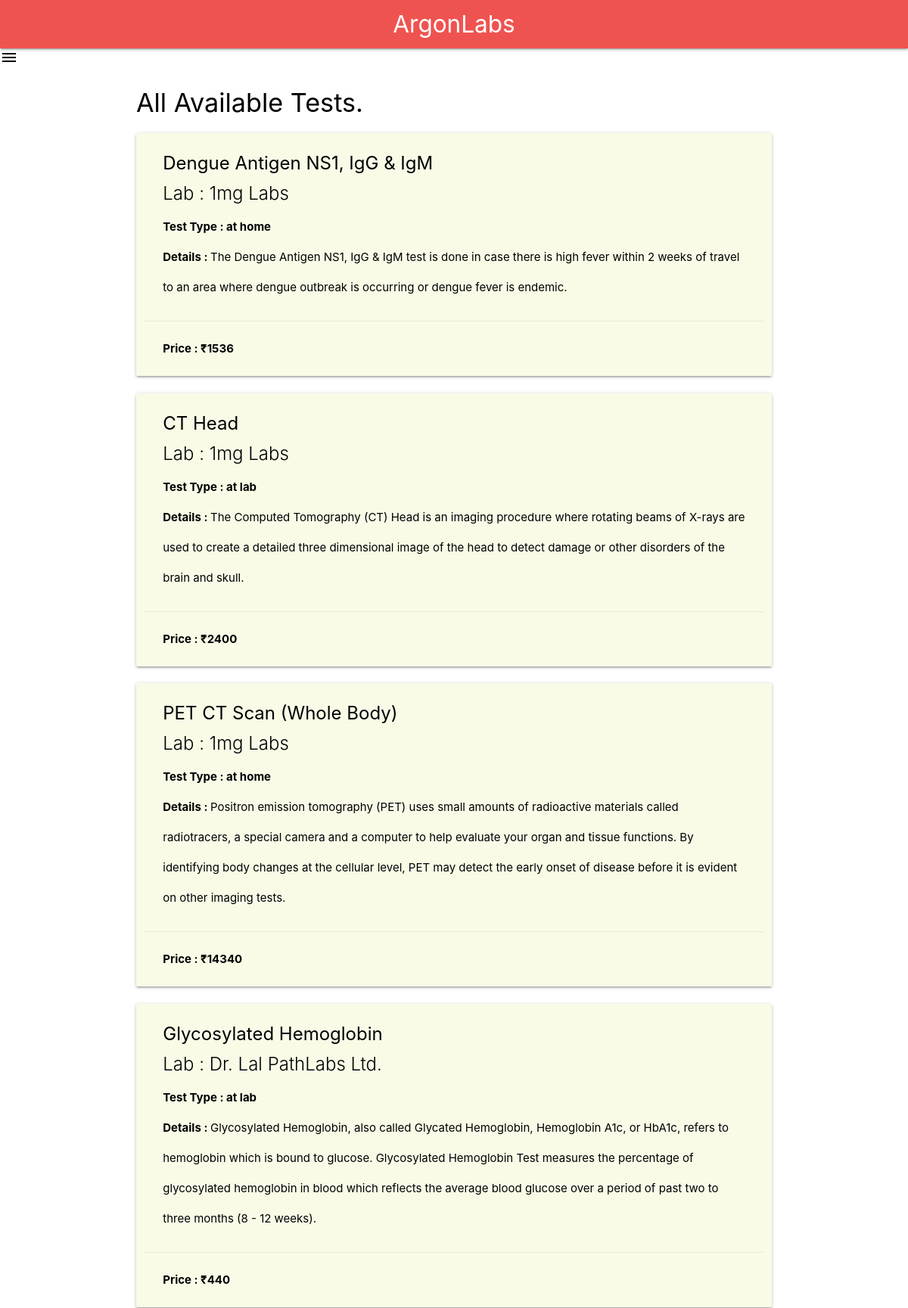
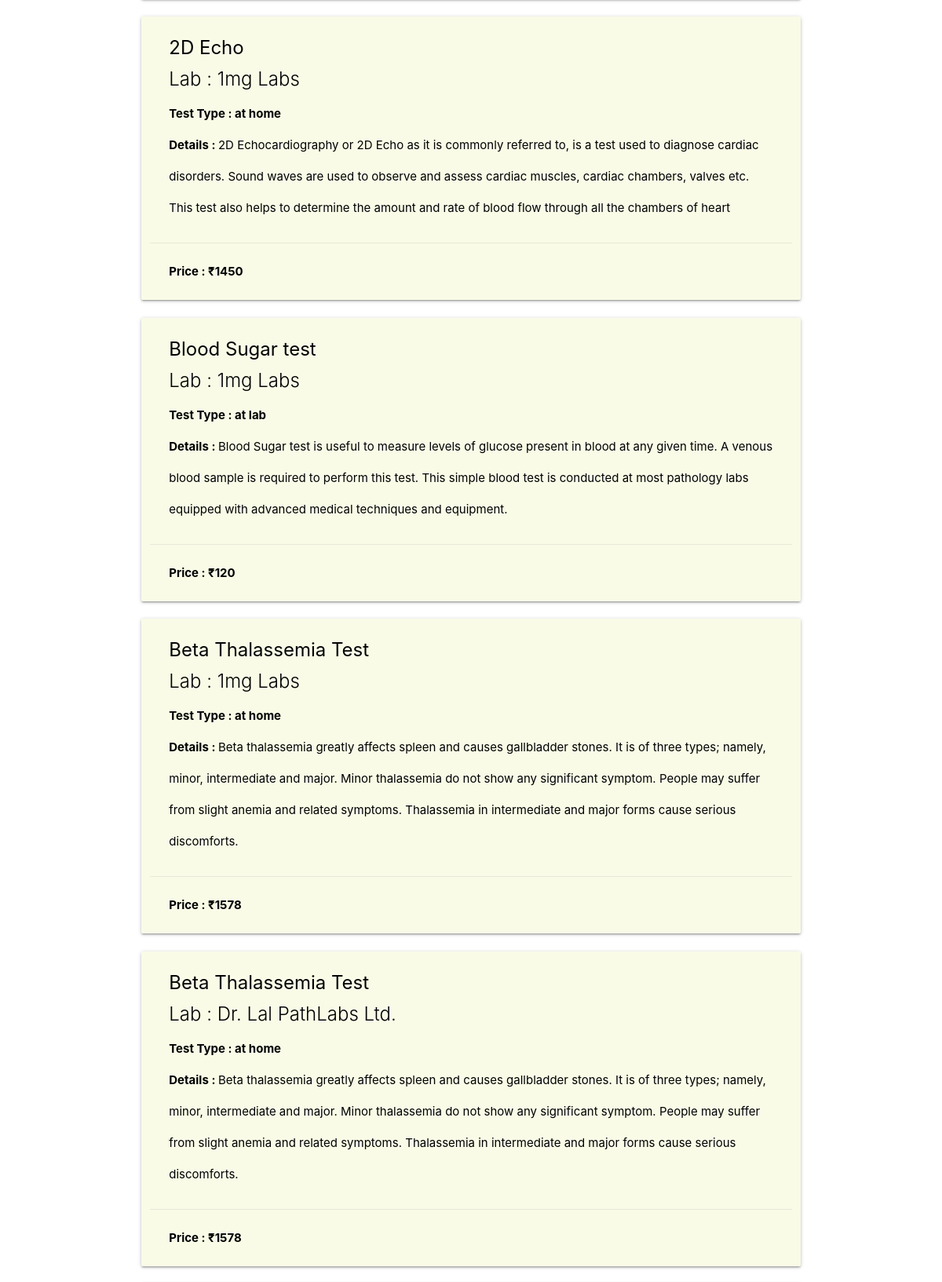
The app's page /admin/dashboard.php?option=tests (upper part) with its own data (2 pictures, top to bottom).
### tables this page shows
CREATE TABLE `tests` (
  `test_id` int(100) NOT NULL,
  `lab_id` int(100) NOT NULL,
  `test_name` varchar(100) NOT NULL,
  `test_type` enum('at home','at lab') NOT NULL,
  `test_price` int(8) NOT NULL,
  `test_details` varchar(500) NOT NULL
);

CREATE TABLE `labs` (
  `lab_id` int(100) NOT NULL,
  `lab_name` varchar(255) NOT NULL,
  `lab_address` varchar(255) NOT NULL,
  `lab_phone` bigint(10) NOT NULL,
  `lab_details` varchar(255) NOT NULL,
  `lab_ratings` enum('1','2','3','4','5') NOT NULL,
  `lab_image` varchar(255) NOT NULL
);

### admin/tests.php (the view, shortened to what this page needs)
<div class="row">
<h4>All Available Tests.</h4>
<?php
    include 'db_connect.php';
    $sql = mysqli_query($db, "SELECT t.test_name, t.test_type, t.test_price, t.test_details, l.lab_name
                                from tests t, labs l
                                where t.lab_id = l.lab_id");
    while($res = mysqli_fetch_assoc($sql))
    {
?>
    <div class="col card  lime lighten-5">
        <div class="card-content">
          <span class="card-title"><b><?php echo $res['test_name'];?></b></span>
          <span class="card-title">Lab : <?php echo $res['lab_name'];?></span>
          <p style="line-height: 40px; font-weight: bold;">Test Type : <?php echo $res['test_type'];?></p>
          <p style="line-height: 40px;"><b>Details : </b><?php echo $res['test_details'];?></p>
        </div>
        <div class="card-action">
        <p style="line-height: 40px; font-weight: bold;">Price : ₹<?php echo $res['test_price'];?></p>
        </div>
      </div>
<?php
    }
?>
</div>

### admin/dashboard.css (style rules this page uses)
* { margin: 0; padding: 0; color: black; }
body { background-color: #ffffff ; }

### records on screen
tests: test_name "Dengue Antigen NS1, IgG & IgM", lab.lab_name "1mg Labs", test_type "at home", test_details "The Dengue Antigen NS1, IgG & IgM test is done in case there is high fever within 2 weeks of travel to an area where dengue outbreak is occurring or dengue fever is endemic.", test_price "1536"
tests: test_name "CT Head", lab.lab_name "1mg Labs", test_type "at lab", test_details "The Computed Tomography (CT) Head is an imaging procedure where rotating beams of X-rays are used to create a detailed three dimensional image of the head to detect damage or other disorders of the brain and skull.", test_price "2400"
tests: test_name "PET CT Scan (Whole Body)", lab.lab_name "1mg Labs", test_type "at home", test_details "Positron emission tomography (PET) uses small amounts of radioactive materials called radiotracers, a special camera and a computer to help evaluate your organ and tissue functions. By identifying body changes at the cellular level, PET may detect the early onset of disease before it is evident on other imaging tests.", test_price "14340"
tests: test_name "Glycosylated Hemoglobin", lab.lab_name "Dr. Lal PathLabs Ltd.", test_type "at lab", test_details "Glycosylated Hemoglobin, also called Glycated Hemoglobin, Hemoglobin A1c, or HbA1c, refers to hemoglobin which is bound to glucose. Glycosylated Hemoglobin Test measures the percentage of glycosylated hemoglobin in blood which reflects the average blood glucose over a period of past two to three months (8 - 12 weeks).", test_price "440"
tests: test_name "2D Echo", lab.lab_name "1mg Labs", test_type "at home", test_details "2D Echocardiography or 2D Echo as it is commonly referred to, is a test used to diagnose cardiac disorders. Sound waves are used to observe and assess cardiac muscles, cardiac chambers, valves etc. This test also helps to determine the amount and rate of blood flow through all the chambers of heart", test_price "1450"
tests: test_name "Blood Sugar test", lab.lab_name "1mg Labs", test_type "at lab", test_details "Blood Sugar test is useful to measure levels of glucose present in blood at any given time. A venous blood sample is required to perform this test. This simple blood test is conducted at most pathology labs equipped with advanced medical techniques and equipment.", test_price "120"
tests: test_name "Beta Thalassemia Test", lab.lab_name "1mg Labs", test_type "at home", test_details "Beta thalassemia greatly affects spleen and causes gallbladder stones. It is of three types; namely, minor, intermediate and major. Minor thalassemia do not show any significant symptom. People may suffer from slight anemia and related symptoms. Thalassemia in intermediate and major forms cause serious discomforts.", test_price "1578"
tests: test_name "Beta Thalassemia Test", lab.lab_name "Dr. Lal PathLabs Ltd.", test_type "at home", test_details "Beta thalassemia greatly affects spleen and causes gallbladder stones. It is of three types; namely, minor, intermediate and major. Minor thalassemia do not show any significant symptom. People may suffer from slight anemia and related symptoms. Thalassemia in intermediate and major forms cause serious discomforts.", test_price "1578"
